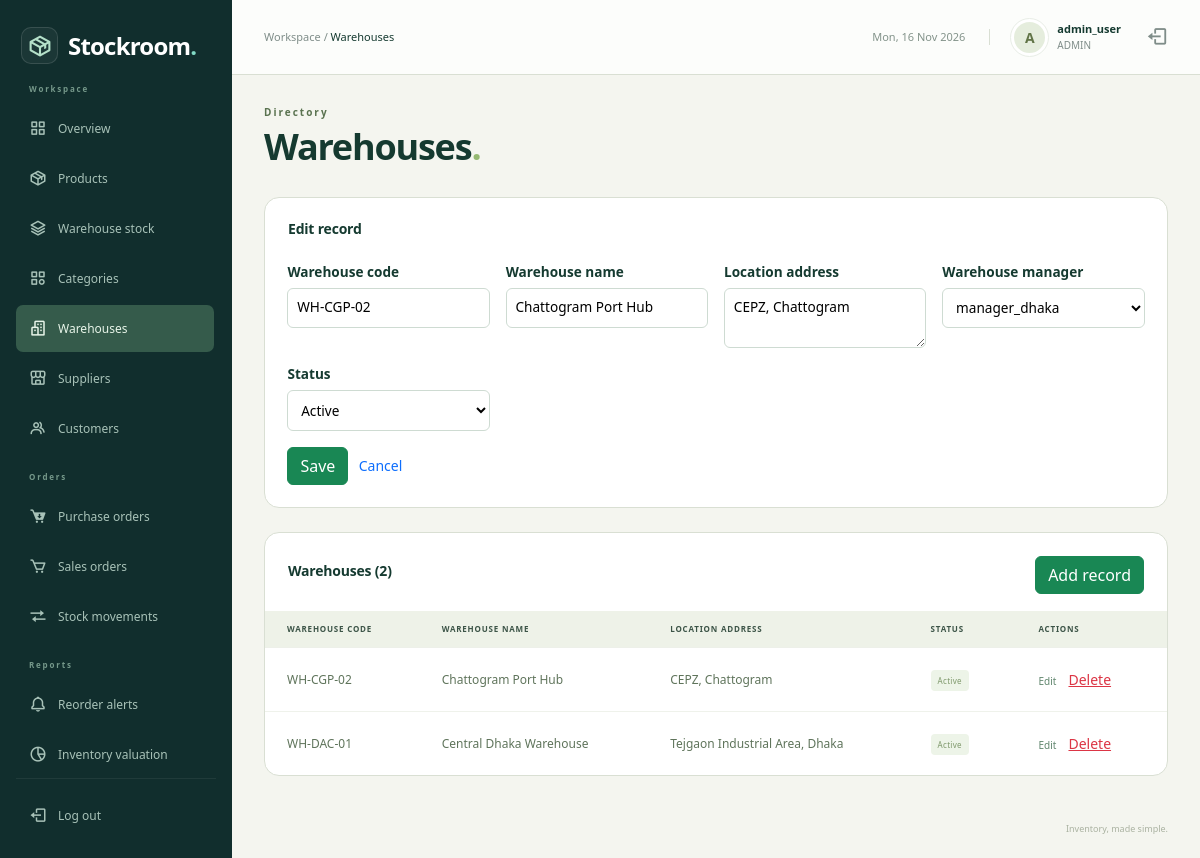
The page /admin/warehouses.php?id=2 (signed in) on the database its author committed.
### tables this page shows
CREATE TABLE `users` (
  `user_id` int NOT NULL,
  `username` varchar(50) NOT NULL,
  `email` varchar(100) NOT NULL,
  `password_hash` varchar(255) NOT NULL,
  `role` enum('ADMIN','MANAGER','STAFF','CUSTOMER') NOT NULL DEFAULT 'STAFF',
  `is_active` tinyint(1) NOT NULL DEFAULT '1',
  `created_at` timestamp NULL DEFAULT CURRENT_TIMESTAMP,
  `customer_id` int DEFAULT NULL
);

CREATE TABLE `warehouses` (
  `warehouse_id` int NOT NULL,
  `warehouse_code` varchar(20) NOT NULL,
  `warehouse_name` varchar(100) NOT NULL,
  `location_address` text,
  `manager_id` int DEFAULT NULL,
  `is_active` tinyint(1) NOT NULL DEFAULT '1'
);

### admin/warehouses.php (called while the page is built, shortened)
<?php
$pageTitle = 'Warehouses';
include '../includes/edit_request.php';
$warehouse_code = '';
$warehouse_name = '';
$location_address = '';
$manager_id = '';
$is_active = '1';
require '../includes/auth.php';
if ($id > 0) {
    $records = mysqli_query($conn, "SELECT * FROM warehouses WHERE warehouse_id=$id");
    $record = null;
    if ($records) {
        $record = mysqli_fetch_assoc($records);
    }
    if ($_SERVER['REQUEST_METHOD'] == 'GET') {
        $warehouse_code = $record['warehouse_code'];
        $warehouse_name = $record['warehouse_name'];
        $location_address = $record['location_address'];
        $manager_id = $record['manager_id'];
        $is_active = $record['is_active'];
    }
}
$rows = mysqli_query($conn, 'SELECT warehouse_id,warehouse_code,warehouse_name,location_address,is_active FROM warehouses ORDER BY warehouse_id DESC');
include '../includes/workspace.php';
include '../templates/warehouses.php';
include '../includes/end.php';

### includes/auth.php (called while the page is built, shortened)
<?php
$user_id = $_SESSION['user_id'];
require_once __DIR__ . '/../config/db.php';
$sql = "SELECT user_id, username, role, customer_id FROM users WHERE user_id=$user_id AND is_active=1";
$users = mysqli_query($conn, $sql);
$account = mysqli_fetch_assoc($users);

### includes/edit_request.php (called while the page is built, shortened)
<?php
$id = 0;
if (isset($_GET['id'])) {
    $id = $_GET['id'];
}
if ($id > 0) {
    $editor = 'edit';
}

### templates/warehouses.php (the view, shortened to what this page needs)
<?php if ($editor) { ?>
<section class="surface records-surface"><div class="section-heading"><h2><?php if ($id > 0) {
        echo 'Edit record';
    } else {
        echo 'New record';
    } ?></h2></div>
<form method="post" class="module-form"><div class="fields">
    <label class="field">Warehouse code
        <input name="warehouse_code" type="text" value="<?php echo htmlspecialchars($warehouse_code); ?>" required>
    </label>
    <label class="field">Warehouse name
        <input name="warehouse_name" type="text" value="<?php echo htmlspecialchars($warehouse_name); ?>" required>
    </label>
    <label class="field">Location address
        <textarea name="location_address"><?php if (isset($location_address)) { echo htmlspecialchars($location_address); } ?></textarea>
    </label>
    <label class="field">Warehouse manager
        <select name="manager_id"><option value="">None</option><?php $choices = mysqli_query($conn, "SELECT user_id id,username label FROM users WHERE role IN ('ADMIN','MANAGER') AND is_active=1 ORDER BY username"); ?>
                <?php while ($choice = mysqli_fetch_assoc($choices)) { ?>
                    <option value="<?php echo $choice['id']; ?>" <?php if ($choice['id'] == $manager_id) {
                        echo 'selected';
                    } ?>><?php echo htmlspecialchars($choice['label']); ?></option>
                <?php } ?></select>
    </label>
    <label class="field">Status
        <select name="is_active"><option value="1" <?php if ($is_active == '1') {
            echo 'selected';
        } ?>>Active</option>
<option value="0" <?php if ($is_active == '0') {
        echo 'selected';
    } ?>>Inactive</option></select>
    </label>
</div><div class="actions"><button class="btn btn-success" name="action" value="save">Save</button><a href="warehouses.php">Cancel</a></div></form></section>
<?php } ?>
<section class="surface records-surface"><div class="section-heading"><h2>Warehouses (<?php echo $rows->num_rows; ?>)</h2><a class="btn btn-success" href="?editor=new">Add record</a></div>
<div class="table-responsive"><table class="table inventory-table records-table">
<thead><tr><th>Warehouse code</th><th>Warehouse name</th><th>Location address</th><th>Status</th><th>Actions</th></tr></thead>
<tbody>
<?php while ($row = mysqli_fetch_assoc($rows)) { ?>
<tr>
    <td><?php echo htmlspecialchars($row['warehouse_code']); ?></td>
    <td><?php echo htmlspecialchars($row['warehouse_name']); ?></td>
    <td><?php if (isset($row['location_address'])) { echo htmlspecialchars($row['location_address']); } ?></td>
    <td><span class="record-badge"><?php if ($row['is_active'] == 1) {
        echo 'Active';
    } else {
        echo 'Inactive';
    } ?></span></td>
    <td><a class="text-link" href="?id=<?php echo $row['warehouse_id']; ?>">Edit</a> <form method="post" class="inline-form" action="?id=<?php echo $row['warehouse_id']; ?>"><button class="btn btn-sm btn-link text-danger" name="action" value="delete">Delete</button></form></td>
</tr>
<?php } ?>
</tbody></table></div>
</section>

### includes/topbar.php (shortened to what this page needs)
<header class="topbar">
    <div class="d-flex align-items-center gap-3">
        <span class="breadcrumb-label">Workspace / <strong><?php echo htmlspecialchars($pageTitle); ?></strong></span>
    </div>
    <div class="topbar-account">
        <span class="topbar-date"><?php echo date('D, d M Y'); ?></span>
        <a class="account-link" href="dashboard.php">
            <span class="avatar"><?php echo htmlspecialchars(substr($account['username'], 0, 1)); ?></span>
            <div><strong><?php echo htmlspecialchars($account['username']); ?></strong><small><?php echo htmlspecialchars($account['role']); ?></small></div>
        </a>
        <a href="logout.php" class="topbar-logout" aria-label="Log out"><i class="bx bx-log-out" aria-hidden="true"></i></a>
    </div>
</header>

### assets/css/admin.css (style rules this page uses)
:root { --navy: #142c38; --teal: #137e73; --ink: #213640; --muted: #74818b; --line: #e7ecef; }
* { box-sizing: border-box; }
body { margin: 0; font-family: 'Segoe UI', Arial, sans-serif; font-size: 14px; color: var(--ink); background: #f5f7f9; }
a { text-decoration: none; }
button, a, input { -webkit-tap-highlight-color: transparent; }
.topbar { height: 82px; margin-left: 240px; padding: 0 38px; background: #fff; border-bottom: 1px solid var(--line); display: flex; align-items: center; justify-content: space-between; gap: 15px; }
.breadcrumb-label { color: var(--muted); font-size: 13px; }
.breadcrumb-label strong { color: var(--ink); font-weight: 500; }
.topbar-account { display: flex; align-items: center; gap: 11px; }
.topbar-account strong { display: block; font-weight: 600; font-size: 13px; }
.topbar-account small { color: var(--muted); font-size: 11px; display: block; }
.avatar { display: inline-grid; place-items: center; width: 37px; height: 37px; border-radius: 50%; background: #e2f1eb; color: #287864; font-weight: 700; text-transform: uppercase; }
.topbar-logout { color: var(--muted); font-size: 22px; margin-left: 14px; }
.inventory-table { font-size: 12px; margin-bottom: 0; }
.inventory-table thead th { color: #7c8991; font-size: 10px; text-transform: uppercase; letter-spacing: .6px; font-weight: 600; background: #fafbfc; padding: 13px 22px; border-color: var(--line); white-space: nowrap; }
.inventory-table td { padding: 20px 22px; border-color: var(--line); vertical-align: middle; color: #61727d; }
.inventory-table tr:last-child td { border: 0; }

### assets/css/dashboard.css (style rules this page uses)
.workspace-page { --navy: #112e2d; --teal: #278575; --ink: #243c39; --muted: #7f8d89; --line: #e6ebe7; background: #f5f6f3; }
.workspace-page .topbar { margin-left: 232px; height: 75px; padding: 0 32px; background: #ffffffc9; }
.workspace-page .breadcrumb-label { font-size: 11px; }
.topbar-date { color: #83938a; font-size: 11px; padding-right: 24px; border-right: 1px solid var(--line); margin-right: 10px; }
.account-link { display: flex; gap: 9px; align-items: center; color: var(--ink); }
.workspace-page .avatar { background: #e5eddd; color: #617447; border: 3px solid #fff; outline: 1px solid #e9eee7; }
.workspace-page .topbar-account strong { font-size: 11px; }
.workspace-page .topbar-account small { font-size: 10px; }
.surface { background: #fff; border: 1px solid var(--line); border-radius: 12px; min-width: 0; }
.section-heading { display: flex; align-items: center; justify-content: space-between; gap: 15px; padding: 23px 23px 17px; }
.section-heading h2 { font-size: 14px; font-weight: 650; margin: 0 0 7px; letter-spacing: -.2px; }
.text-link { color: #60866d; font-size: 10px; white-space: nowrap; background: none; border: 0; padding: 0; }
.workspace-page .inventory-table { font-size: 10px; }
.workspace-page .inventory-table thead th { background: #f8faf6; color: #9aa593; border-color: #edf0e9; font-size: 8px; padding: 12px 22px; letter-spacing: .8px; }
.workspace-page .inventory-table td { padding: 16px 22px; border-color: #eff2eb; color: #748270; }
.records-table { min-width: 700px; }
.workspace-page .records-table td { max-width: 280px; min-width: 90px; overflow-wrap: anywhere; font-size: 11px; line-height: 1.6; }
.workspace-page .records-table th { font-size: 9px; }
.record-badge { background: #edf4e8; color: #7e986b; font-size: 8px; letter-spacing: .3px; padding: 5px 7px; border-radius: 4px; white-space: nowrap; }
.workspace-page .records-table { width: max-content; min-width: 100%; }
.workspace-page .table-responsive { position: relative; }
.workspace-page .records-table td { white-space: nowrap; overflow-wrap: normal; font-size: 12px; color: #5f745b; }

### rows shown on the page
users: username "A", username "admin_user", role "ADMIN"
warehouses: warehouse_code "WH-CGP-02", warehouse_name "Chattogram Port Hub", location_address "CEPZ, Chattogram", manager_id "manager_dhaka", is_active "Active"
warehouses: warehouse_code "WH-DAC-01", warehouse_name "Central Dhaka Warehouse", location_address "Tejgaon Industrial Area, Dhaka", is_active "Active"

### other values the page prints
$pageTitle "Warehouses"
$section "Directory"
$rows->num_rows "2"
